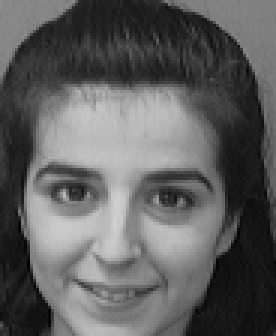
#> input picture HW3/ATT/10_1.png, 92 x 112 px (shown 3 times larger); its folder holds 4 pictures in this run
$ jupyter execute --allow-errors HW3.ipynb
#> lines starting #> are read from the running program, lines starting #| are printed output that depends on the picture
[cell 1]
import pandas as pd
import numpy as np
import os
from PIL import Image

[cell 2]
folder = 'ATT'
file_list = [f for f in os.listdir(folder) if f.endswith('.jpg') or f.endswith('.png')]
df = pd.DataFrame(file_list, columns=['filename'])

[cell 3]
def PCA(images):
    mean_image = np.mean(images, axis=0)
    centered_images = images - mean_image
    n_samples = centered_images.shape[0]
    covariance_matrix = np.dot(centered_images.T, centered_images) / (n_samples - 1)
    eigenvalues, eigenvectors = np.linalg.eig(covariance_matrix)
    idx = np.argsort(eigenvalues)[::-1]
    sorted_eigenvectors = eigenvectors[:, idx]
    principal_components = sorted_eigenvectors[:, :60]
    reduced_images = np.dot(centered_images, principal_components)
    return reduced_images

[cell 4]
def read_image(file_name):
#> called with file_name = '10_1.png'
    img_path = os.path.join(folder, file_name)
    img = Image.open(img_path).convert('L')
#> img is the input picture: PIL image 92x112 L; min 1, max 207, mean 95.1
    img_array = np.array(img)
    return img_array

df['image_array'] = df['filename'].apply(read_image)
#> call 2 of read_image, with file_name = '10_3.png'
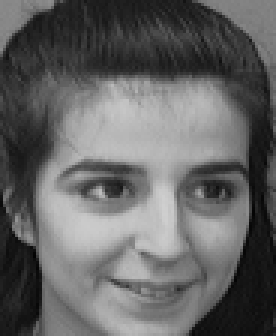
#> input picture HW3/ATT/10_3.png, 92 x 112 px (shown 3 times larger)
#> in read_image, img is the input picture: PIL image 92x112 L; min 3, max 207, mean 99.9
#> call 3 of read_image, with file_name = '11_10.png'
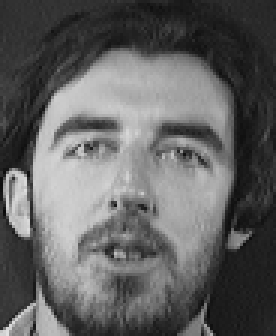
#> input picture HW3/ATT/11_10.png, 92 x 112 px (shown 3 times larger)
#> in read_image, img is the input picture: PIL image 92x112 L; min 9, max 224, mean 97.4
#> call 4 of read_image, with file_name = '11_4.png'
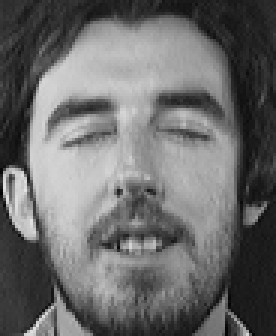
#> input picture HW3/ATT/11_4.png, 92 x 112 px (shown 3 times larger)
#> in read_image, img is the input picture: PIL image 92x112 L; min 3, max 228, mean 107.2
df['flatten_array'] = df['image_array'].apply(lambda x: x.flatten())
